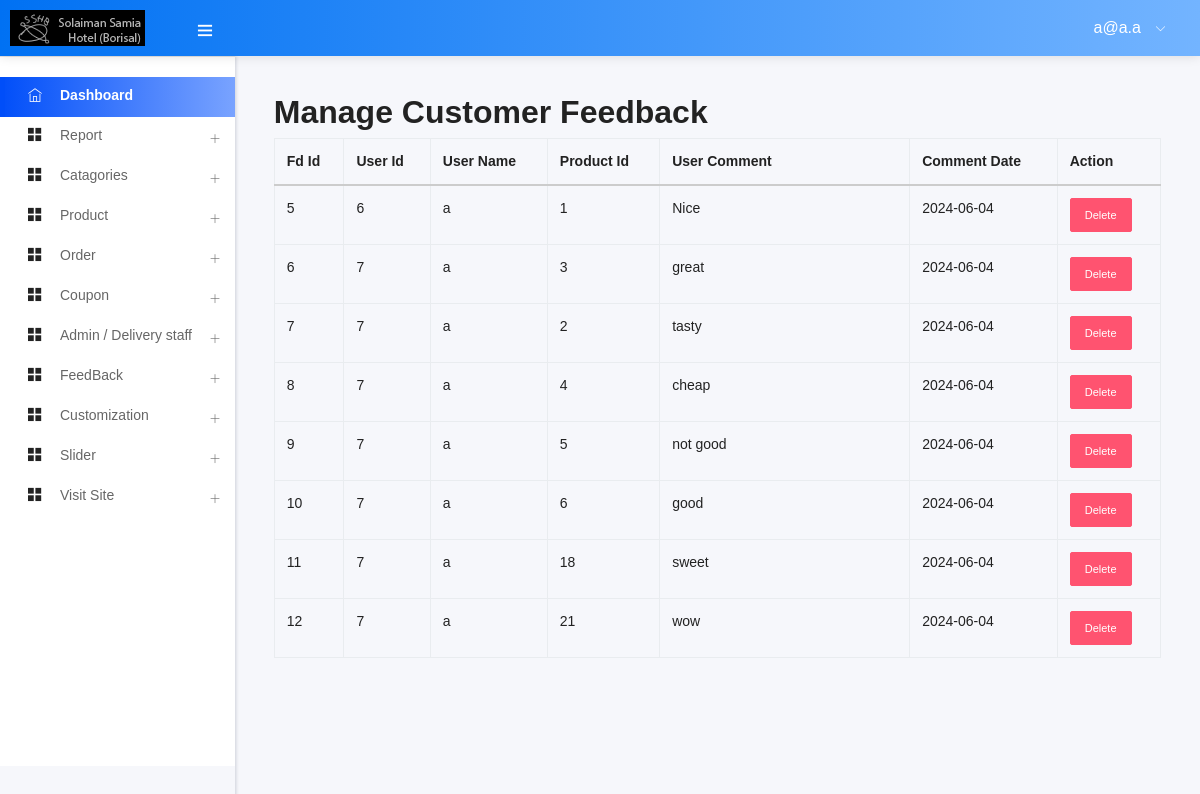
Page /admin/customer_feedback.php (signed in) on the earlier database version.
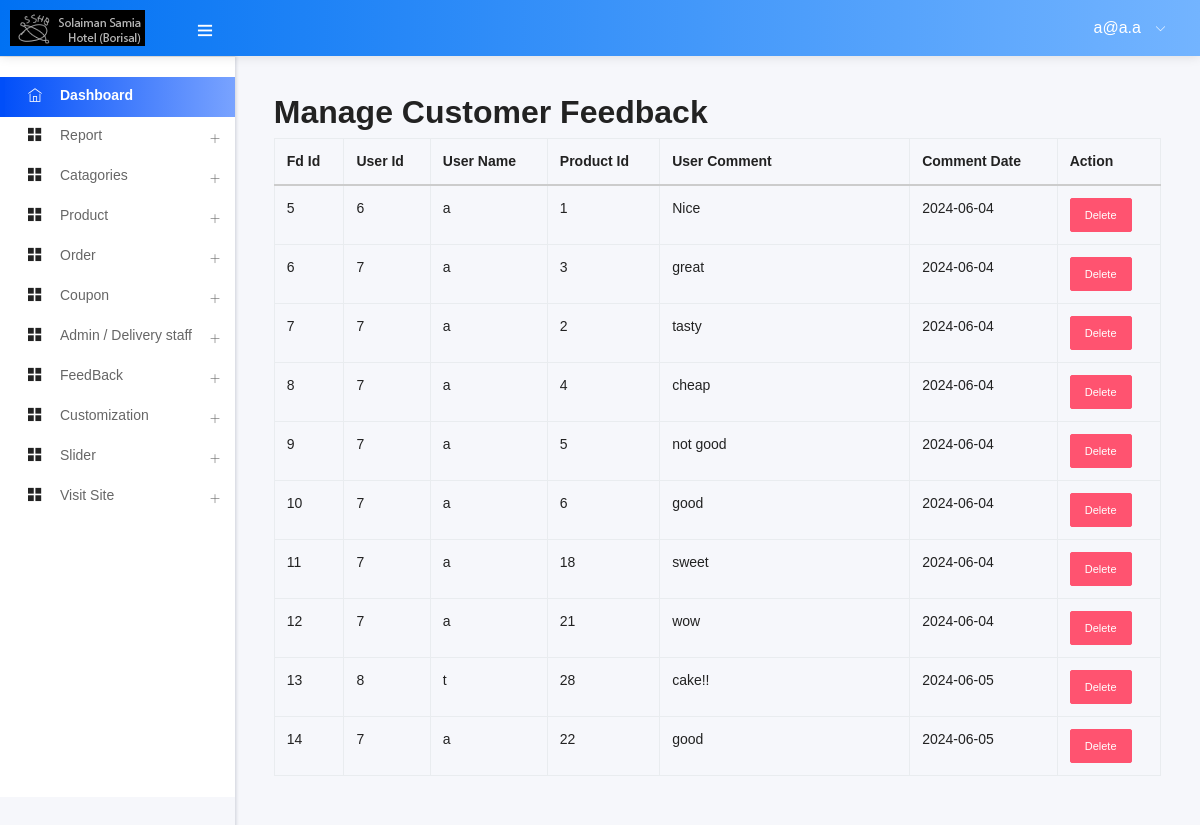
Same page on the later database version.
### tables this page shows
CREATE TABLE `add_logo` (
  `id` int(10) NOT NULL,
  `img` varchar(200) NOT NULL
);

CREATE TABLE `customer_feedback` (
  `id` int(11) NOT NULL,
  `user_id` int(11) NOT NULL,
  `user_name` varchar(255) NOT NULL,
  `pdt_id` int(11) NOT NULL,
  `comment` varchar(255) NOT NULL,
  `comment_date` date NOT NULL
);

### admin/customer_feedback.php (called while the page is built)
<?php
    $views = "customer_feedback";
    include ("template.php");
?>

### admin/class/adminback.php (called while the page is built, shortened)
<?php
class  adminback
{
    private $connection;
    function __construct()
    {
        $dbhost = "localhost";
        $dbuser = "root";
        $dbpass = "";
        $dbname = "sshb";
        $this->connection = mysqli_connect($dbhost, $dbuser, $dbpass, $dbname);
    }
    function display_logo()
    {
        $query = "SELECT * FROM add_logo";
        if (mysqli_query($this->connection, $query)) {
            $pdt_info = mysqli_query($this->connection, $query);
            return $pdt_info;
        }
    }
    function view_comment_all()
    {
        $query = "SELECT * FROM `customer_feedback`";
        if (mysqli_query($this->connection, $query)) {
            $result = mysqli_query($this->connection, $query);
            return $result;
        }
    }
}

### admin/views/customer_feedback_view.php (the view, shortened to what this page needs)
<?php
$cmt_info = $obj->view_comment_all();
?>
<h2>Manage Customer Feedback</h2>
<table class="table table-bordered">
    <thead>
        <tr>
            <th>Fd Id</th>
            <th>User Id</th>
            <th>User Name</th>
            <th>Product Id</th>
            <th>User Comment</th>
            <th>Comment Date</th>
            <th>Action</th>
        </tr>
    </thead>
    <tbody>
        <?php
        while ($cmt_row = mysqli_fetch_assoc($cmt_info)) {
        ?>
            <tr>
                <td>
                    <?php echo $cmt_row['id'] ?>
                </td>
                <td>
                    <?php echo $cmt_row['user_id'] ?>
                </td>
                <td>
                    <?php echo $cmt_row['user_name'] ?>
                </td>
                <td>
                    <?php echo $cmt_row['pdt_id'] ?>
                </td>
                <td style="width:250px ;">
                    <?php echo $cmt_row['comment'] ?>
                </td>
                <td>
                    <?php echo $cmt_row['comment_date'] ?>
                </td>
                <td>
                    <a href="?status=deletecomment&&id= <?php echo $cmt_row['id'] ?>" class="btn btn-sm btn-danger">Delete</a>
                </td>
            </tr>
        <?php } ?>
    </tbody>
</table>

### admin/includes/head.php (shortened to what this page needs)
<!DOCTYPE html>
<html lang="en">
<head>
      <link rel="stylesheet" type="text/css" href="assets/css/bootstrap/css/bootstrap.min.css">
      <link rel="stylesheet" type="text/css" href="assets/icon/themify-icons/themify-icons.css">
	  <link rel="stylesheet" type="text/css" href="assets/icon/font-awesome/css/font-awesome.min.css">
      <link rel="stylesheet" type="text/css" href="assets/icon/icofont/css/icofont.css">
      <link rel="stylesheet" type="text/css" href="assets/css/style.css">
  </head>

### admin/template.php (shortened to what this page needs)
<?php
    include("class/adminback.php");
    $admin_email = $_SESSION['admin_email'];
?>
<?php
    include ("includes/head.php")
?>
  <body>
  <body>
    <div id="pcoded" class="pcoded">
        <div class="pcoded-container navbar-wrapper">
         <?php include_once ("includes/headernav.php") ?>
            <div class="pcoded-main-container">
                <div class="pcoded-wrapper">
                <?php include_once ("includes/sidenav.php") ?>
                    <div class="pcoded-content">
                        <div class="pcoded-inner-content">
                            <div class="main-body">
                                <div class="page-wrapper">
                                    <div class="page-body">
                                <?php
                                    if($views){
                                        if($views=="dashboard"){
                                            include ('views/dashborad_view.php');
                                        }elseif($views=="add-cata"){
                                            include ("views/add_cata_view.php");
                                        }elseif($views=="manage-cata"){
                                            include ("views/manage_cata_view.php");
                                        }elseif($views=="add-product"){
                                            include ("views/add_product_view.php");
                                        }elseif($views=="manage-product"){
                                            include ("views/manage_product_view.php");
                                        }elseif($views=="add-user"){
                                            include ("views/add_user_view.php");
                                        }elseif($views=="manage-user"){
                                            include ("views/manage_user_view.php");
                                        }elseif($views=="edit_cata"){
                                            include ("views/edit_cata_view.php");
                                        }elseif($views=="edit_product"){
                                            include ("views/edit_product_view.php");
                                        }elseif($views=="manage_order"){
                                            include ("views/manage_order_view.php");
                                        }elseif($views=="add_link"){
                                            include ("views/add_links_view.php");
                                        }elseif($views=="edit_logo"){
                                            include ("views/edit_logo_view.php");
                                        }elseif($views=="add_logo"){
                                            include ("views/add_logo_view.php");
                                        }elseif($views=="edit_links"){
                                            include ("views/edit_links_view.php");
                                        }elseif($views=="manage_slider"){
                                            include ("views/manage_slider_view.php");
                                        }elseif($views=="edit_slider"){
                                            include ("views/edit_slider_view.php");
                                        }elseif($views=="add_order"){
                                            include ("views/add_order_view.php");
                                        }elseif($views=="add_coupon"){
                                            include ("views/add_coupon_view.php");
                                        }elseif($views=="manage_coupon"){
                                            include ("views/manage_coupon_view.php");
                                        }elseif($views=="customer_feedback"){
                                            include ("views/customer_feedback_view.php");
                                        }elseif($views=="edit_comment"){
                                            include ("views/edit_comment_view.php");
                                        }elseif($views=="add-admin-user"){
                                            include ("views/add_admin_user_view.php");
                                        }elseif($views=="edit_admin"){
                                            include ("views/edit_admin_view.php");
                                        }elseif($views=="make_report"){
                                            include ("views/make_report_view.php");
                                        }
                                    }
                                ?>
                                </div>
                            </div>
                        </div>
                    </div>
                </div>
            </div>
        </div>
<?php
    include ("includes/script.php")
?>

### admin/includes/headernav.php (shortened to what this page needs)
<nav class="navbar header-navbar pcoded-header">
               <div class="navbar-wrapper">
                   <div class="navbar-logo">
                       <a class="mobile-menu" id="mobile-collapse" href="#!">
                           <i class="ti-menu"></i>
                       </a>
                       <a href="index.php">
                       <?php
                        $obj=new adminback();
                        $logo_info = $obj->display_logo();
                        $logo = mysqli_fetch_assoc($logo_info);
                       ?>
                           <img class="img-fluid" src="uploads/<?php echo $logo['img']; ?>" alt="Theme-Logo" />
                       </a>
                   </div>
                   <div class="navbar-container container-fluid">
                       <ul class="nav-right">
                           <li class="user-profile header-notification">
                               <a href="#!">
                                   <span> <?php echo $admin_email ?> </span>
                                   <i class="ti-angle-down"></i>
                               </a>
                           </li>
                       </ul>
                   </div>
               </div>
           </nav>

### admin/includes/sidenav.php (shortened to what this page needs)
<nav class="pcoded-navbar">
    <div class="pcoded-inner-navbar main-menu">
        <div class="pcoded-navigatio-lavel" data-i18n="nav.category.navigation"></div>
        <ul class="pcoded-item pcoded-left-item">
            <li class="active">
                <a href="dashboard.php">
                    <span class="pcoded-micon"><i class="ti-home"></i><b>D</b></span>
                    <span class="pcoded-mtext" data-i18n="nav.dash.main">Dashboard</span>
                </a>
            </li>
            <li class="pcoded-hasmenu">
                <a href="javascript:void(0)">
                    <span class="pcoded-micon"><i class="ti-layout-grid2-alt"></i></span>
                    <span class="pcoded-mtext" data-i18n="nav.basic-components.main">Report</span>
                </a>
            </li>
            <li class="pcoded-hasmenu">
                <a href="javascript:void(0)">
                    <span class="pcoded-micon"><i class="ti-layout-grid2-alt"></i></span>
                    <span class="pcoded-mtext" data-i18n="nav.basic-components.main">Catagories</span>
                </a>
            </li>
            <li class="pcoded-hasmenu">
                <a href="javascript:void(0)">
                    <span class="pcoded-micon"><i class="ti-layout-grid2-alt"></i></span>
                    <span class="pcoded-mtext" data-i18n="nav.basic-components.main">Product</span>
                </a>
            </li>
            <li class="pcoded-hasmenu">
                <a href="javascript:void(0)">
                    <span class="pcoded-micon"><i class="ti-layout-grid2-alt"></i></span>
                    <span class="pcoded-mtext" data-i18n="nav.basic-components.main">Order</span>
                </a>
            </li>
            <li class="pcoded-hasmenu">
                <a href="javascript:void(0)">
                    <span class="pcoded-micon"><i class="ti-layout-grid2-alt"></i></span>
                    <span class="pcoded-mtext" data-i18n="nav.basic-components.main">Coupon</span>
                </a>
            </li>
            <?php
            if ($_SESSION['role'] == 1) {
            ?>
                <li class="pcoded-hasmenu">
                    <a href="javascript:void(0)">
                        <span class="pcoded-micon"><i class="ti-layout-grid2-alt"></i></span>
                        <span class="pcoded-mtext" data-i18n="nav.basic-components.main">Admin / Delivery staff</span>
                    </a>
                </li>
            <?php } ?>
            <li class="pcoded-hasmenu">
                <a href="javascript:void(0)">
                    <span class="pcoded-micon"><i class="ti-layout-grid2-alt"></i></span>
                    <span class="pcoded-mtext" data-i18n="nav.basic-components.main">FeedBack</span>
                </a>
            </li>
            <li class="pcoded-hasmenu">
                <a href="javascript:void(0)">
                    <span class="pcoded-micon"><i class="ti-layout-grid2-alt"></i></span>
                    <span class="pcoded-mtext" data-i18n="nav.basic-components.main">Customization</span>
                </a>
            </li>
            <li class="pcoded-hasmenu">
                <a href="javascript:void(0)">
                    <span class="pcoded-micon"><i class="ti-layout-grid2-alt"></i></span>
                    <span class="pcoded-mtext" data-i18n="nav.basic-components.main">Slider</span>
                </a>
            </li>
            <li class="pcoded-hasmenu">
                <a href="../index.php" target="_blank">
                    <span class="pcoded-micon"><i class="ti-layout-grid2-alt"></i></span>
                    <span class="pcoded-mtext" data-i18n="nav.basic-components.main">Visit Site</span>
                </a>
            </li>
        </ul>
    </div>
</nav>

### admin/includes/script.php (shortened to what this page needs)
</body>
</html>

Differences in the rows shown:
added customer_feedback: id "13", user "8", user_name "t", pdt "28", comment "cake!!", comment_date "2024-06-05"
added customer_feedback: id "14", user "7", user_name "a", pdt "22", comment "good", comment_date "2024-06-05"
